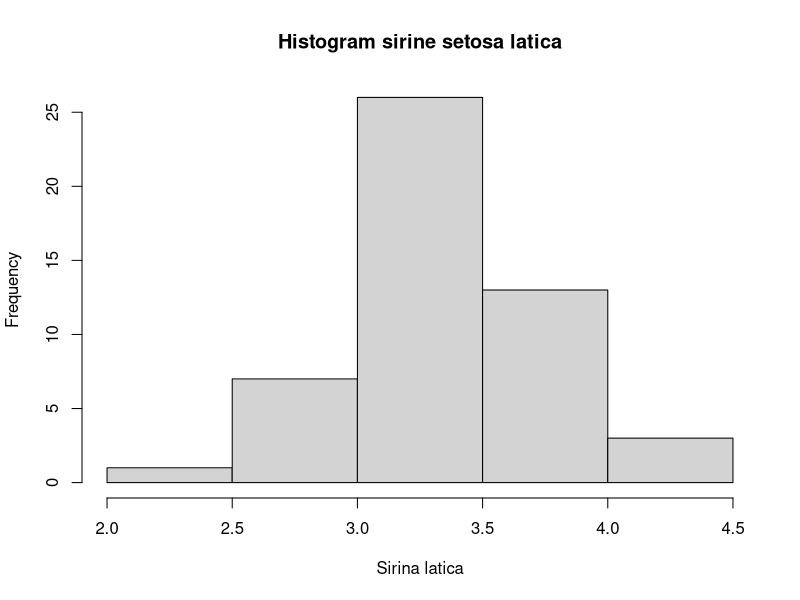
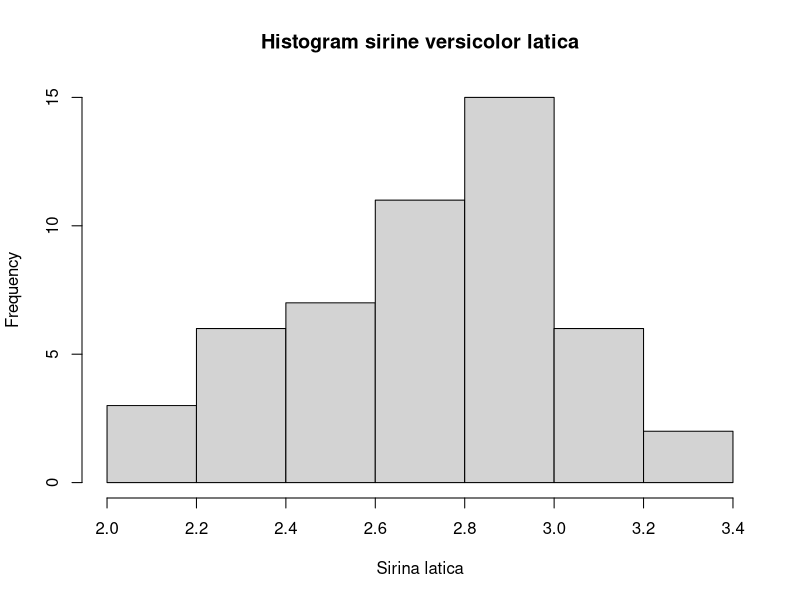
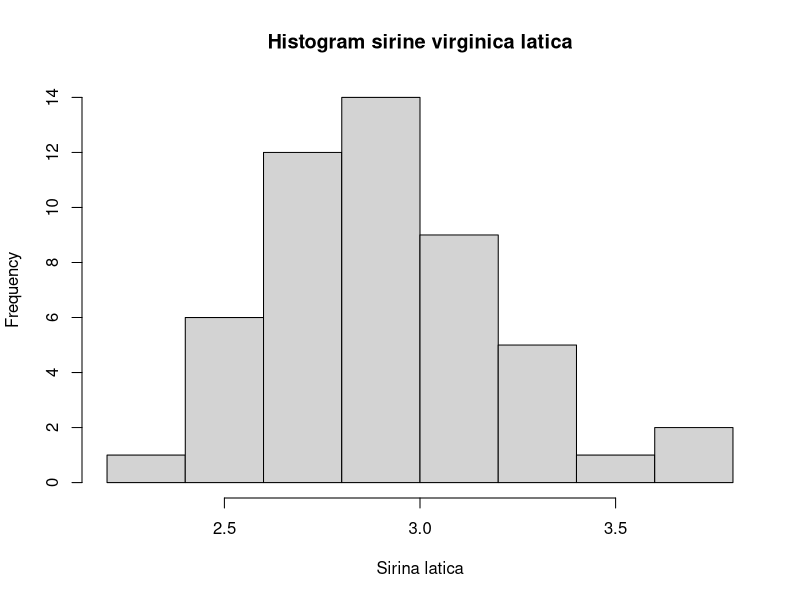
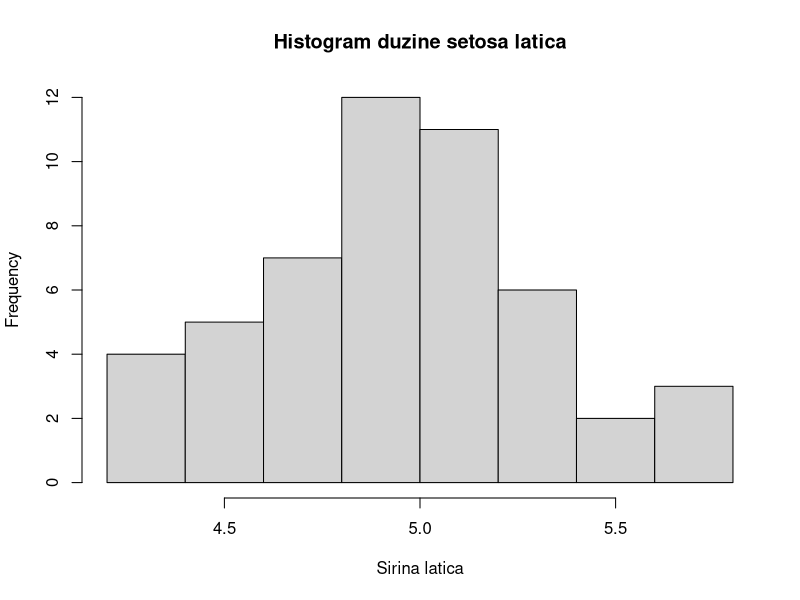
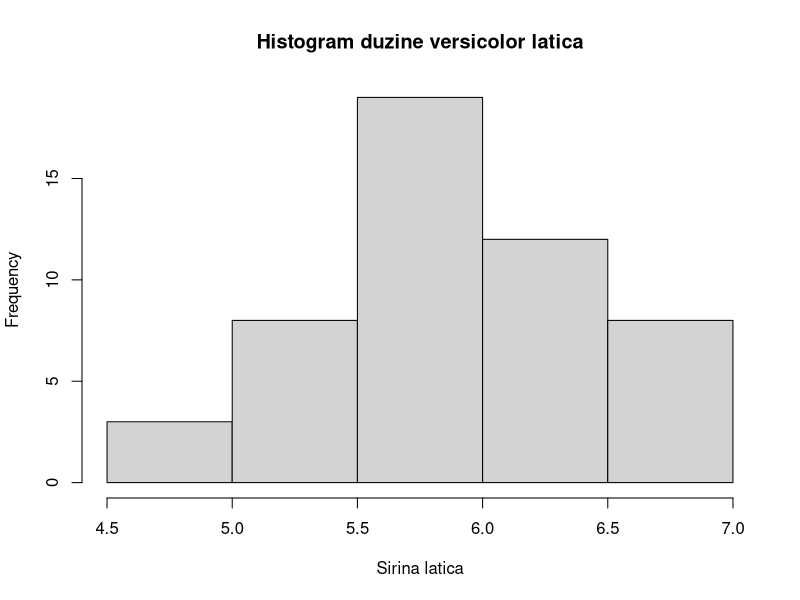
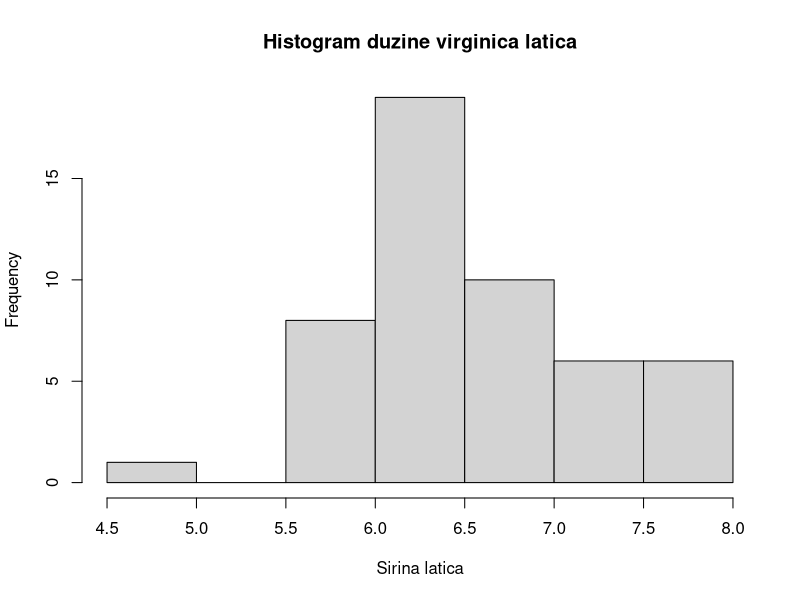

Write the R code that produced these figures, in order.
## ---- chunk 1
head(iris)
## ---- chunk 2
summary(iris)
## ---- chunk 3
iris_setosa <- iris[iris$Species=="setosa",]
iris_versicolor <- iris[iris$Species=="versicolor",]
iris_virginica <- iris[iris$Species=="virginica",]

head(iris_setosa)
head(iris_versicolor)
head(iris_virginica)
## ---- chunk 4
hist(iris_setosa$Sepal.Width, main="Histogram sirine setosa latica", xlab="Sirina latica")
hist(iris_versicolor$Sepal.Width, main="Histogram sirine versicolor latica", xlab="Sirina latica")
hist(iris_virginica$Sepal.Width, main="Histogram sirine virginica latica", xlab="Sirina latica")
## ---- chunk 5
hist(iris_setosa$Sepal.Length, main="Histogram duzine setosa latica", xlab="Sirina latica")
hist(iris_versicolor$Sepal.Length, main="Histogram duzine versicolor latica", xlab="Sirina latica")
hist(iris_virginica$Sepal.Length, main="Histogram duzine virginica latica", xlab="Sirina latica")
## ---- chunk 6
mean(iris_setosa$Sepal.Width)
mean(iris_versicolor$Sepal.Width)
mean(iris_virginica$Sepal.Width)
mean(iris_setosa$Sepal.Length)
mean(iris_versicolor$Sepal.Length)
mean(iris_virginica$Sepal.Length)
## ---- chunk 7
sd(iris_setosa$Sepal.Width)
sd(iris_versicolor$Sepal.Width)
sd(iris_virginica$Sepal.Width)
sd(iris_setosa$Sepal.Length)
sd(iris_versicolor$Sepal.Length)
sd(iris_virginica$Sepal.Length)
